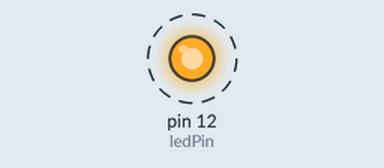
Recording of a sketch running on a simulated Arduino Uno, built with avr-gcc and run on an emulated ATmega328P. On the bench: output pins drawn as LEDs (lit = HIGH). Dashed ring = blinking. What the sketch prints to the serial monitor is not drawn.

Above: at 0.5 s.
Timing chart, 0 to 5.8 s (numbered marks = the images above):
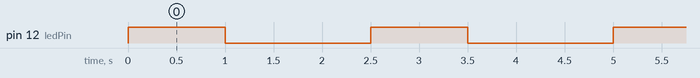

The sketch:

hello-world.ino
```cpp
int ledPin = 12;
void setup() {
pinMode (ledPin, OUTPUT);

Serial.begin(115200);
}
void loop() {
  Serial.print("Hello0000 ");
   digitalWrite(ledPin, HIGH);
  delay(1000);

  Serial.println(" WOrld !!!!");

digitalWrite(ledPin, LOW);
delay(1500);
}
```

Measured:
- by itself, pin 12 (ledPin): alternates HIGH for 1.0 s and LOW for 1.5 s
